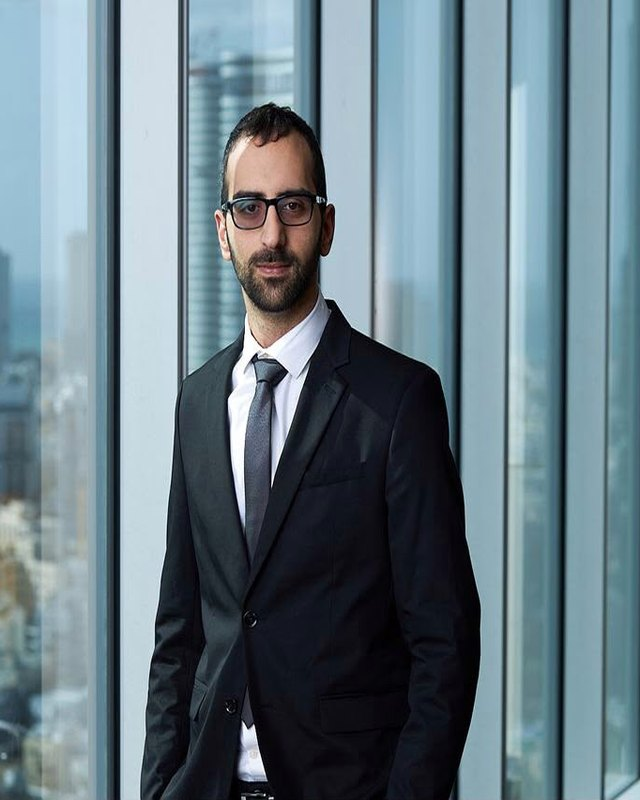
#> input picture reference/photos/yonatan-portrait-original.jpg, 640 x 800 px
$ python build-portrait.py
#> lines starting #> are read from the running program, lines starting #| are printed output that depends on the picture
#!/usr/bin/env python3
"""Derive the portrait master that Astro's image pipeline consumes.

    python3 scripts/build-portrait.py

Reads   reference/photos/yonatan-portrait-original.jpg   (never modified)
Writes  src/assets/yonatan-portrait.jpg

Why this exists
---------------
The founder reported the portrait as smeared. Three plausible causes were
measured and excluded: it is not upscaled (230 CSS px display, so 460 physical
on a 2x screen, against a 640px original), the JPEG is not over-compressed
(q~95 by its quantisation table), and the original is not itself an upscale
(Laplacian variance 351, high-to-mid frequency ratio 0.22 — an upscaled image
keeps almost nothing near Nyquist).

What remained is that the photograph is simply soft, and that every downscale
softens further. Downscaling discards high-frequency detail; compensating with
a measured unsharp mask is the ordinary remedy, not a trick.

The mask is applied AT the delivered size, not to the original. Sharpening a
640px image and then resizing it to 460 throws most of the benefit away — the
resample removes exactly the frequencies the mask just raised. So this script
resamples first, then sharpens, and Astro's largest variant is then a 1:1 copy
of this file rather than another resize.

The parameters were chosen by measurement, not taste. Against the unsharpened
460px downscale:

    setting                     hi/mid freq    edge overshoot (p99.9)
    none                           0.2451                       152.0
    radius 0.8 / 80% / thr 3       0.3072                       197.1   <- used
    radius 1.0 / 100% / thr 3      0.3107                       218.0

The next step up buys 1% more sharpness for 10% more overshoot, which is where
sharpening starts to look cheap. Threshold 3 keeps the mask off flat skin and
sky, so it lifts edges without raising JPEG noise.

MASTER_WIDTH is 460 because the largest slot on the site is 230 CSS px (the
home page, `clamp(150px, 20vw, 230px)`), and 2x covers every current display.
Raise it only if a layout starts showing the portrait larger — and note that
the original is 640px wide, so 640 is the hard ceiling until the founder
supplies the photographer's full-resolution file. Nothing here can invent
detail that was never captured.
"""

from __future__ import annotations

import sys
from pathlib import Path

try:
    from PIL import Image, ImageFilter
except ImportError:
    sys.exit("Pillow is required:  pip3 install Pillow")

ROOT = Path(__file__).resolve().parent.parent
SOURCE = ROOT / "reference" / "photos" / "yonatan-portrait-original.jpg"
TARGET = ROOT / "src" / "assets" / "yonatan-portrait.jpg"

# Head-and-shoulders crop, in pixels on the 640x800 original. Chosen by eye
# against a circular preview — the face sits centred, the crown clears the top
# edge, and the shoulders reach the bottom. THESE NUMBERS DESCRIBE THIS
# PHOTOGRAPH ONLY. Replace the original and they are meaningless; re-derive them
# by previewing the crop through the same circular mask the site applies.
CROP = (120, 70, 460, 410)

# 2x the 160px slot the circle occupies on both pages. The crop is 340px, so
# this is a genuine downscale rather than an upscale, and the sharpening below
# lands at the delivered size.
MASTER_WIDTH = 320
UNSHARP = dict(radius=0.8, percent=80, threshold=3)
QUALITY = 92  # the pipeline re-encodes to AVIF/WebP; this master stays generous


def main() -> None:
    if not SOURCE.exists():
        sys.exit(f"missing original: {SOURCE}")

    original = Image.open(SOURCE).convert("RGB")
#> original is the input picture: PIL image 640x800 RGB; mean R, G, B 104.8, 123.4, 132.5

    left, top, right, bottom = CROP
    if right > original.width or bottom > original.height:
        sys.exit(
            f"CROP {CROP} falls outside the original ({original.width}x"
            f"{original.height}). The crop describes one specific photograph — "
            "re-derive it if the original changed."
        )

    cropped = original.crop(CROP)
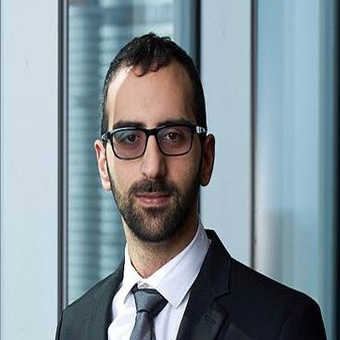
#> cropped: PIL image 340x340 RGB; mean R, G, B 130.7, 144.2, 151.8
    if cropped.width != cropped.height:
        sys.exit(f"CROP must be square for a circular mask; got {cropped.size}")
    if cropped.width < MASTER_WIDTH:
        sys.exit(
            f"crop is only {cropped.width}px — refusing to upscale to "
            f"{MASTER_WIDTH}px. Widen CROP or lower MASTER_WIDTH."
        )

    resized = cropped.resize((MASTER_WIDTH, MASTER_WIDTH), Image.LANCZOS)
    sharpened = resized.filter(ImageFilter.UnsharpMask(**UNSHARP))
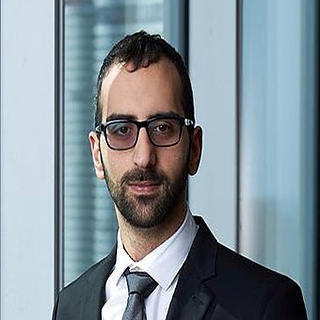
#> sharpened: PIL image 320x320 RGB; mean R, G, B 130.7, 144.2, 151.8

    TARGET.parent.mkdir(parents=True, exist_ok=True)
    sharpened.save(TARGET, "JPEG", quality=QUALITY, subsampling=0, optimize=True)

    print(
        f"{SOURCE.name} {original.width}x{original.height}"
        f"  ->  crop {cropped.width}x{cropped.height}"
        f"  ->  {TARGET.name} {MASTER_WIDTH}x{MASTER_WIDTH}"
        f"  ({TARGET.stat().st_size:,}B, unsharp {UNSHARP['radius']}/"
        f"{UNSHARP['percent']}%/{UNSHARP['threshold']})"
    )
#| yonatan-portrait-original.jpg 640x800  ->  crop 340x340  ->  yonatan-portrait.jpg 320x320  (65,261B, unsharp 0.8/80%/3)


if __name__ == "__main__":
    main()

$ run again, with reference/photos/yonatan-wide.jpg copied over reference/photos/yonatan-portrait-original.jpg
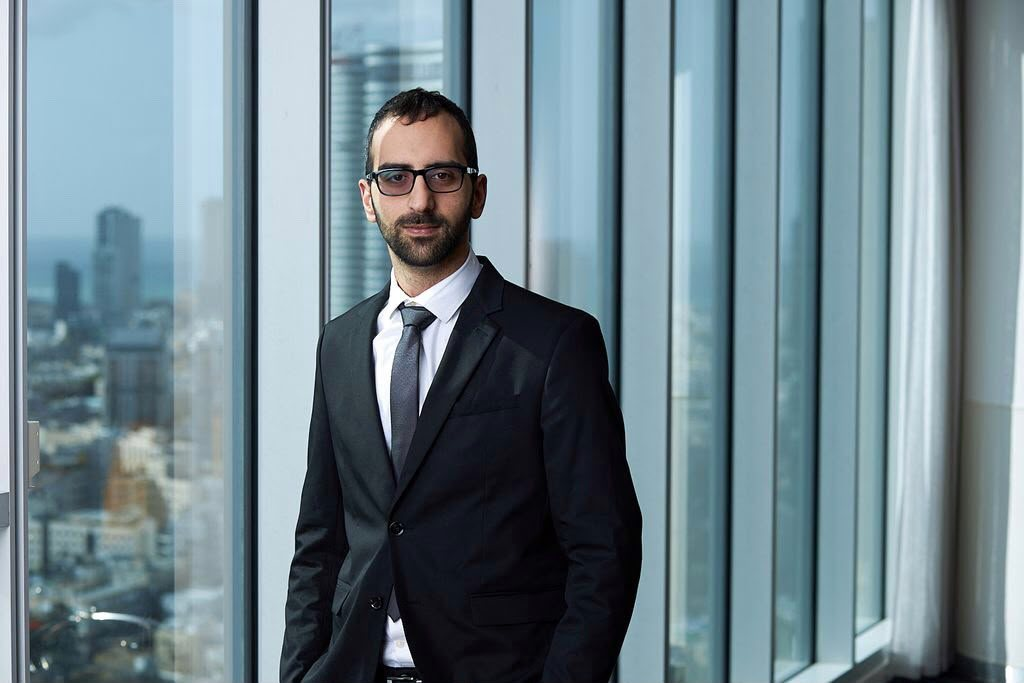
#> input picture reference/photos/yonatan-wide.jpg, 1024 x 683 px
#> in main, original is the input picture: PIL image 1024x683 RGB; mean R, G, B 111.4, 131.1, 139.7
#> in main, `cropped = original.crop(CROP)`:
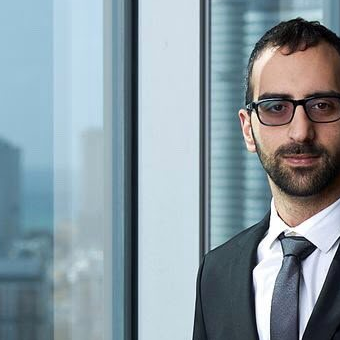
#> cropped: PIL image 340x340 RGB; mean R, G, B 137.5, 153.6, 161.8
#> in main, `sharpened = resized.filter(ImageFilter.UnsharpMask(**UNSHARP))`:
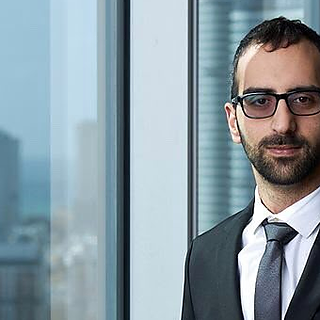
#> sharpened: PIL image 320x320 RGB; mean R, G, B 137.5, 153.5, 161.7
#| yonatan-portrait-original.jpg 1024x683  ->  crop 340x340  ->  yonatan-portrait.jpg 320x320  (65,261B, unsharp 0.8/80%/3)
